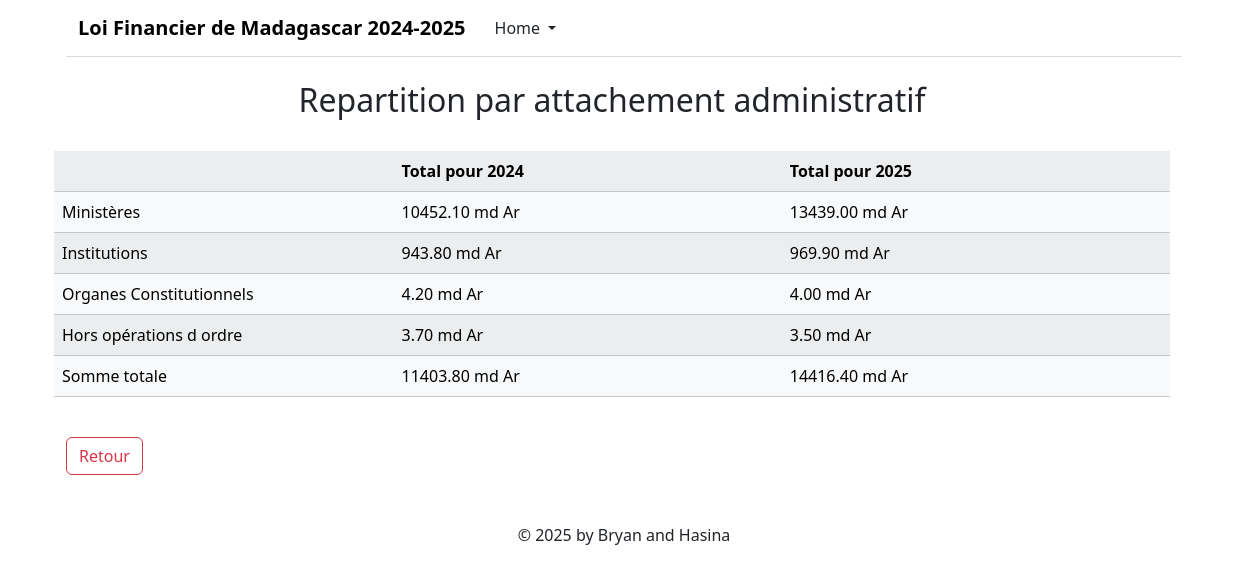
/pages/modele.php?page=depenseparrattachementadministratif, run on the app's committed database.
### tables this page shows
CREATE TABLE loi_financier_total_depense_rattachement(
    nom VARCHAR(100),
    total_2024 DECIMAL(7,2),
    total_2025 DECIMAL(7,2)
);

### inc/connection.php (called while the page is built, shortened)
<?php
    function dbconnect()
    {
        static $connect = null;
        if ($connect == null) {
            $connect = mysqli_connect('localhost','root','','loi_financier');
            mysqli_set_charset($connect, 'utf8mb4');
        }
        return $connect;
    }
?>

### inc/fonctions.php (called while the page is built, shortened)
<?php
    require("connection.php");
    function get_all_total_depense_par_rattachement(){
        $sql= "SELECT * FROM loi_financier_total_depense_rattachement ";
        $result= mysqli_query(dbconnect(),$sql);
        $demande=array();
        while($donnee=mysqli_fetch_assoc($result)){
            $demande[]=$donnee;
        }
        return $demande;
    }
    function get_somme_rattachement(){
        $sql="SELECT SUM(total_2024) as st24, SUM(total_2025) as st25 FROM loi_financier_total_depense_rattachement";
        $resultat=mysqli_query(dbconnect(),$sql);
        $donnee=mysqli_fetch_assoc($resultat);
        return $donnee;
    }
?>

### pages/depenseparrattachementadministratif.php (the view)
<?php
    $total=get_all_total_depense_par_rattachement();
    $somme=get_somme_rattachement();
?>
<div class="row">
    <section class="row mt-4">
        <h2 class="text-center">Repartition par attachement administratif</h2>
    </section>
    <section class="row mt-4">
        <table class="table table-light table-striped table-hover">
            <tr>
                <th></th>
                <th>Total pour 2024</th>
                <th>Total pour 2025</th>
            </tr>
            <?php foreach ($total as $tl) {?>
                <tr>
                    <td><a href="modele.php?page=<?php echo $tl['nom'];?>" class="lien"><?php echo $tl['nom'];?></a></td>
                    <td><?php echo $tl['total_2024'];?> md Ar</td>
                    <td><?php echo $tl['total_2025'];?> md Ar</td>
                </tr>
            <?php } ?>
            <tr>
                <td>Somme totale</td>
                <td><?php echo $somme['st24'];?> md Ar</td>
                <td><?php echo $somme['st25'];?> md Ar</td>
            </tr>
        </table>
    </section>
    <section class="row mt-4">
        <article class="col-3 col-sm-3 col-lg-3">
            <a href="modele.php?page=repartitions" class="btn btn-outline-danger">Retour</a>
        </article>
    </section>
</div>

### pages/modele.php (shortened to what this page needs)
<?php
    require(".././inc/fonctions.php");
    $page= $_GET['page'];
    $page_format= $page.".php";
?>
<!DOCTYPE html>
<html lang="en">
<head>
    <link rel="stylesheet" href=".././assets/css/style.css">
    <link href=".././assets/bootstrap/css/bootstrap.min.css" rel="stylesheet">
    <link rel="stylesheet" href=".././assets/bootstrap-icons/font/bootstrap-icons.css">
</head>
<body>
    <div class="container">
        <header>
            <nav class="navbar navbar-expand-lg ">
                <div class="container-fluid">
                    <a class="navbar-brand fw-bold" href="#">Loi Financier de Madagascar 2024-2025</a>
                    <div class="collapse navbar-collapse" id="navbarNavDarkDropdown">
                        <ul class="navbar-nav">
                            <li class="nav-item dropdown">
                                <button class="btn dropdown-toggle" data-bs-toggle="dropdown" aria-expanded="false">
                                    Home
                                </button>
                            </li>
                        </ul>
                    </div>
                </div>
            </nav>
        </header>
        <main>
            <?php include($page_format);?>
        </main>
        <footer class="mt-5">
            <p class="text-center">&copy; 2025 by Bryan and Hasina</p>
        </footer>
    </div>
</body>
</html>

### assets/css/style.css (style rules this page uses)
* { margin: 0; padding: 0; box-sizing: border-box; font-family: system-ui, sans-serif; }
.navbar { background-color: #fff; border-bottom: 1px solid #dbdbdb; padding: 10px 20px; display: flex; justify-content: space-between; align-items: center; padding-left: 10px; }
.lien { color: black; text-decoration: none; position: absolute; width: 100%; }

### data on the page
loi_financier_total_depense_rattachement: nom "Ministères", total_2024 "10452.10", total_2025 "13439.00"
loi_financier_total_depense_rattachement: nom "Institutions", total_2024 "943.80", total_2025 "969.90"
loi_financier_total_depense_rattachement: nom "Organes Constitutionnels", total_2024 "4.20", total_2025 "4.00"
loi_financier_total_depense_rattachement: nom "Hors opérations d ordre", total_2024 "3.70", total_2025 "3.50"

### other printed values
$somme['st24'] "11403.80"
$somme['st25'] "14416.40"
